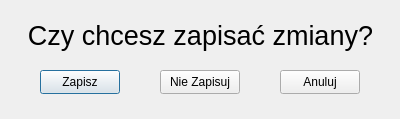
<?xml version="1.0" encoding="UTF-8"?>
<ui version="4.0">
 <class>Dialog</class>
 <widget class="QDialog" name="Dialog">
  <property name="geometry">
   <rect>
    <x>0</x>
    <y>0</y>
    <width>400</width>
    <height>119</height>
   </rect>
  </property>
  <property name="windowTitle">
   <string>Dialog</string>
  </property>
  <widget class="QLabel" name="label">
   <property name="geometry">
    <rect>
     <x>0</x>
     <y>20</y>
     <width>401</width>
     <height>31</height>
    </rect>
   </property>
   <property name="font">
    <font>
     <pointsize>20</pointsize>
    </font>
   </property>
   <property name="text">
    <string>Czy chcesz zapisać zmiany?</string>
   </property>
   <property name="alignment">
    <set>Qt::AlignmentFlag::AlignCenter</set>
   </property>
  </widget>
  <widget class="QPushButton" name="pushButton">
   <property name="geometry">
    <rect>
     <x>40</x>
     <y>70</y>
     <width>80</width>
     <height>24</height>
    </rect>
   </property>
   <property name="text">
    <string>Zapisz</string>
   </property>
  </widget>
  <widget class="QPushButton" name="pushButton_2">
   <property name="geometry">
    <rect>
     <x>160</x>
     <y>70</y>
     <width>80</width>
     <height>24</height>
    </rect>
   </property>
   <property name="text">
    <string>Nie Zapisuj</string>
   </property>
  </widget>
  <widget class="QPushButton" name="pushButton_3">
   <property name="geometry">
    <rect>
     <x>280</x>
     <y>70</y>
     <width>80</width>
     <height>24</height>
    </rect>
   </property>
   <property name="text">
    <string>Anuluj</string>
   </property>
  </widget>
 </widget>
 <resources/>
 <connections/>
</ui>
